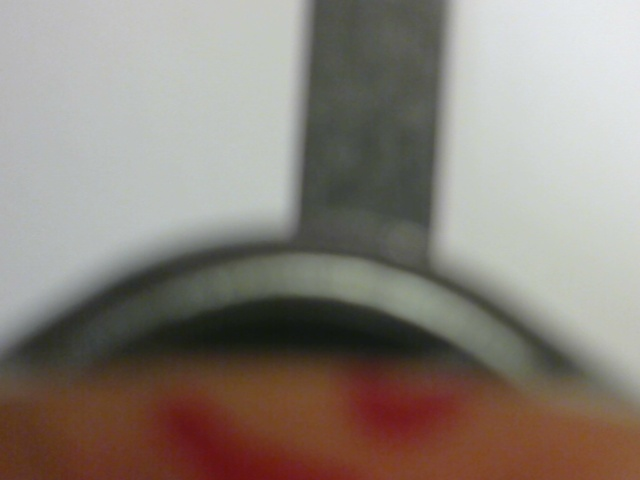
#> input picture Data/frame_0.jpg, 640 x 480 px; its folder holds only this picture in this run
$ python check_LineDir.py   (Python 2 division)
#> lines starting #> are read from the running program, lines starting #| are printed output that depends on the picture; after the words box and inside, x2 and y2 are one past the last pixel; in counts of white or black regions, pixels touching at a corner belong together
### imgProcess_tool.py
# -*- coding: utf-8 -*-
import math
import cv2
import numpy as np
import Tkinter as tk
import tkFont
import json
from os import listdir, path, makedirs, remove
from PIL import Image
from PIL import ImageTk

def mark_cross_line( frame, arg_x, arg_y, arg_color=(0,0,255), arg_linewidth=2):
    cv2.line(frame , (int(arg_x) - 15 , int(arg_y)) , (int(arg_x + 15) , int(arg_y)) , arg_color , arg_linewidth)
    cv2.line(frame , (int(arg_x) , int(arg_y - 15)) , (int(arg_x) , int(arg_y + 15)) , arg_color , arg_linewidth)
    return frame

def angle_between(p1, p2):
    point = (p2[0] - p1[0] , p2[1] - p1[1])
    ang = np.arctan2(*point[::-1])
    return np.rad2deg(ang % (2 * np.pi))

# [32 lines left out: function draw_XYcoord, not called in this run]

def binarialization(arg_frame, arg_binaryMethod, arg_thresholdValue= 100, arg_inverse= False):
    if len(arg_frame.shape)==3:
        tmp = cv2.cvtColor(arg_frame, cv2.COLOR_RGB2GRAY)
    else:
        tmp= arg_frame.copy()
    # Otsu's thresholding after Gaussian filtering
    blur = cv2.GaussianBlur(tmp,(5,5),0)
    if arg_inverse:
        binaryIndex= cv2.THRESH_BINARY
    else:
        binaryIndex= cv2.THRESH_BINARY_INV

    if arg_binaryMethod== 0:
	ret, thresholdedImg= cv2.threshold(blur.copy() , arg_thresholdValue, 255 , binaryIndex)
    elif arg_binaryMethod == 1:
	ret,thresholdedImg = cv2.threshold(blur.copy(),0 ,255 ,binaryIndex+cv2.THRESH_OTSU)
    elif arg_binaryMethod== 2:
	thresholdedImg = cv2.adaptiveThreshold(blur.copy(),255,cv2.ADAPTIVE_THRESH_GAUSSIAN_C,binaryIndex,5,0)
    return thresholdedImg

# [64 lines left out: functions resize_frame, mapCoord_image, mirror_image, swap_image, rotate_image, not called in this run]

def findContours(arg_img,arg_canvas, arg_MinMaxArea=False, arg_debug= False):
    image= arg_img.copy()
    #print image
    canvas= arg_canvas.copy()
    if len(image)==3:
        image = cv2.cvtColor(self.image, cv2.COLOR_GRAY2BGR)
    ctrs, hier = cv2.findContours(image.copy(), cv2.RETR_TREE, cv2.CHAIN_APPROX_SIMPLE)
    if arg_MinMaxArea is not False:
        ctrs = filter(lambda x : arg_MinMaxArea[1]> cv2.contourArea(x) > arg_MinMaxArea[0] , ctrs)

    #print '>>> ', len(ctrs)
    for ctr in ctrs:
        #print 'Area: ', cv2.contourArea(ctr)
        cv2.drawContours(canvas, [ctr], 0, (0, 128, 255), 3)
    if arg_debug:
        cv2.imwrite('Debug/debug_findContours.jpg',canvas)
    return ctrs, canvas

# [23 lines left out: function HoughLine, not called in this run]

def pca_contour(arg_ctr):
    test = np.reshape(arg_ctr, (np.product(arg_ctr.shape) / 2 ,2))
    mat = test.astype(np.float32)
    m, e = cv2.PCACompute(mat, mean = np.mean(mat, axis=0).reshape(1,-1))
    if len(m)>=1:
        center = tuple(m[0])
        endpoint1 = tuple(m[0] + e[0]*200)
        endpoint2 = tuple(m[0] + e[1]*50)
        angle = 360 - angle_between(center , endpoint1)
        return center, angle, endpoint1, endpoint2
    else:
        return False, False, False, False

### utils_tool.py
import os
import cv2
import tkMessageBox

def check_path(arg_path, arg_mkdir= True):
    # make sure output dir exists
    if(not os.path.isdir(arg_path)):
        if arg_mkdir:
            os.makedirs(arg_path)
        return False
    else:
        return True

# [6 lines left out: function check_file, not called in this run]

def getList_path(arg_path):
    if check_path(arg_path, False):
        return [name for name in os.listdir(arg_path)]
    else:
        return False

# [6 lines left out: function readImage, not called in this run]

### check_LineDir.py
import cv2
import numpy as np
import imgProcess_tool
import utils_tool

# [42 lines left out: function get_dir, not called in this run]

if __name__=='__main__':
    folder= 'Data/'
    debug_folder= 'Debug/'
    list_name= utils_tool.getList_path(folder)

    for filename in list_name:
        print '=== ', folder+filename+' ==='
        img= cv2.imread(folder+filename)
#> img is the input picture: shape (480, 640, 3); mean B, G, R 122.2, 130.4, 138.8
        img_gray= cv2.cvtColor(img, cv2.COLOR_BGR2GRAY)
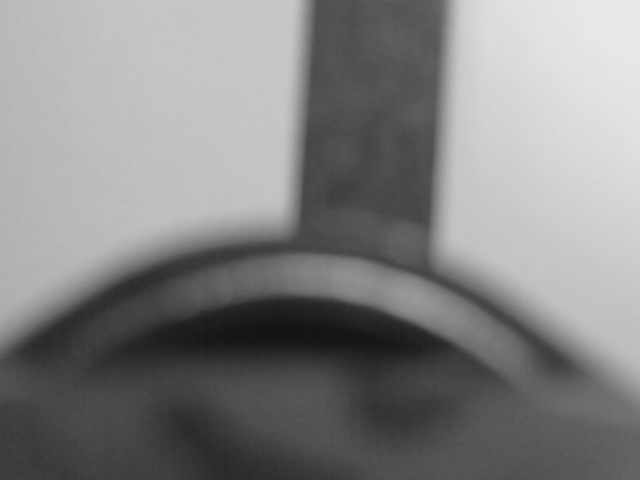
#> img_gray: shape (480, 640); min 19, max 234, mean 132
        #img_cropped= img[227:img.shape[1]-1,0:img.shape[0]-1]
        img_cropped= img[0:200,0:img.shape[1]-1]
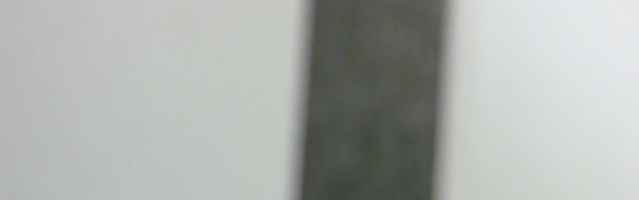
#> img_cropped: shape (200, 639, 3); mean B, G, R 172.5, 175.6, 172.4
        cv2.imwrite(debug_folder+'debug_'+ filename.split('.')[0]+ '_cropped.jpg',img_cropped)
        #img_thr= imgProcess_tool.binarialization(img_cropped, 0, 60)
        img_thr= imgProcess_tool.binarialization(img_cropped, 1, 60, False)
#> in binarialization, `ret,thresholdedImg = cv2.threshold(blur.copy(),0 ,255 ,binaryIndex+cv2..`:
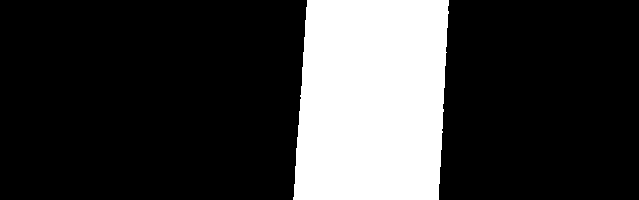
#> thresholdedImg: shape (200, 639); 22.5% white; 1 white region, box (x1, y1, x2, y2) and area: (293, 0, 449, 200) 28744
#> in binarialization, `ret,thresholdedImg = cv2.threshold(blur.copy(),0 ,255 ,binaryIndex+cv2..`: ret = 142
        # Apply Canny edge detection, return will be a binary image
        img_canny = cv2.Canny(img_thr,50,100,apertureSize = 3)
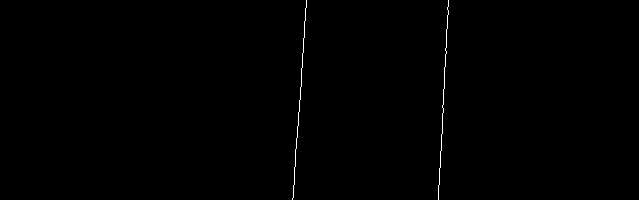
#> img_canny: shape (200, 639); 0.31% white in thin lines or dots, all inside (x1, y1, x2, y2) = (292, 0, 449, 200)
        ctrs_edge, _= imgProcess_tool.findContours(img_canny,img_cropped, False, False)
#> in findContours, `ctrs, hier = cv2.findContours(image.copy(), cv2.RETR_TREE, cv2.CHAIN_A..`: ctrs = 2 contours, all with area under 20
#> the loop in findContours, `for ctr in ctrs: #print 'Area: ', cv2.contourArea(ctr)` made 2 passes
#> after the loop in findContours, `for ctr in ctrs:`:
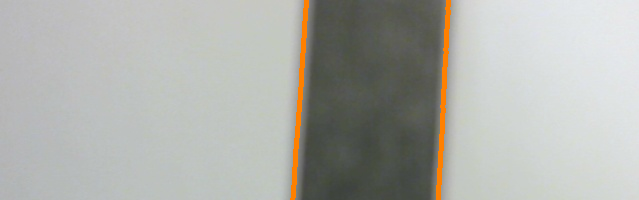
#> canvas: shape (200, 639, 3); 1.56% of pixels changed, all inside (x1, y1, x2, y2) = (290, 0, 451, 200)
#> ctrs_edge = 2 contours, all with area under 20
        ctrs_all, _= imgProcess_tool.findContours(img_thr,img_cropped, False, False)
#> call 2 of findContours, with arg_MinMaxArea = False, arg_debug = False
#> in findContours (call 2), `ctrs, hier = cv2.findContours(image.copy(), cv2.RETR_TREE, cv2.CHAIN_A..`: ctrs = 1 contour; box (x1, y1, x2, y2) and area: (293, 0, 449, 200) 28401
#> the loop in findContours (call 2), `for ctr in ctrs: #print 'Area: ', cv2.contourArea(ctr)` made 1 pass
#> after the loop in findContours (call 2), `for ctr in ctrs:`:
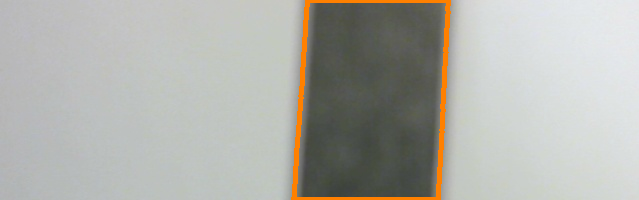
#> canvas: shape (200, 639, 3); 2.21% of pixels changed, all inside (x1, y1, x2, y2) = (291, 0, 451, 200)
#> ctrs_all has the same summary as ctrs in findContours
        result= img.copy()
        print 'len(ctrs)= ',len(ctrs_edge)
#| len(ctrs)=  2
        if len(ctrs_edge)==2 and len(ctrs_all)==1:
            _, angle1, _, _= imgProcess_tool.pca_contour(ctrs_edge[0])
#> in pca_contour, `test = np.reshape(arg_ctr, (np.product(arg_ctr.shape) / 2 ,2))`: test = 66 pairs, first value 438 to 448, second value 0 to 199
#> in pca_contour, `mat = test.astype(np.float32)`: mat has the same summary as test
#> in pca_contour, `m, e = cv2.PCACompute(mat, mean = np.mean(mat, axis=0).reshape(1,-1))`: m = [[443.8, 83.38]]; e = [[-0.0505, 0.999], [0.999, 0.0505]]
#> in pca_contour, `center = tuple(m[0])`: center = (443.8, 83.38)
#> in pca_contour, `endpoint1 = tuple(m[0] + e[0]*200)`: endpoint1 = (433.7, 283.1)
#> in pca_contour, `endpoint2 = tuple(m[0] + e[1]*50)`: endpoint2 = (493.7, 85.91)
#> in angle_between, `point = (p2[0] - p1[0] , p2[1] - p1[1])`: point = (-10.11, 199.7)
#> in angle_between, `ang = np.arctan2(*point[::-1])`: ang = 1.62
#> in pca_contour, `angle = 360 - angle_between(center , endpoint1)`: angle = 267.1
#> angle1 = 267.1
            _, angle2, _, _= imgProcess_tool.pca_contour(ctrs_edge[1])
#> angle2 = 266
            #center, _, _, _= imgProcess_tool.pca_contour(ctrs_all[0])
            center= (int(img.shape[1]/2), int(img.shape[0]/2))
#> center = (320, 240)
            if angle1>180:
                angle1= angle1-180
#> angle1 = 87.1
            if angle2>180:
                angle2= angle2-180
#> angle2 = 86.04

            angle_dir= (angle1+angle2 )/2.0
#> angle_dir = 86.57

            endpt= (int(center[0]+np.cos(angle_dir*np.pi/180)*100), int(center[1]-np.sin(angle_dir*np.pi/180)*100))
#> endpt = (325, 140)
            #img_cropped= imgProcess_tool.mark_cross_line(img_cropped,center[0],center[1], (0,0,255),2)
            #cv2.arrowedLine(img_cropped, center, endpt, (0,0,255), 5, 8, 0, 0.2)
            result= imgProcess_tool.mark_cross_line(result,center[0],center[1], (0,0,255),2)
#> in mark_cross_line, `cv2.line(frame , (int(arg_x) , int(arg_y - 15)) , (int(arg_x) , int(ar..`: frame: shape (480, 640, 3); mean B, G, R 122.2, 130.3, 138.9
            cv2.arrowedLine(result, center, endpt, (0,0,255), 5, 8, 0, 0.2)
            cv2.putText(result, 'Angle: {0:.3f}'.format(angle_dir),(30,30),cv2.FONT_HERSHEY_SIMPLEX, 1, (0,0,255))
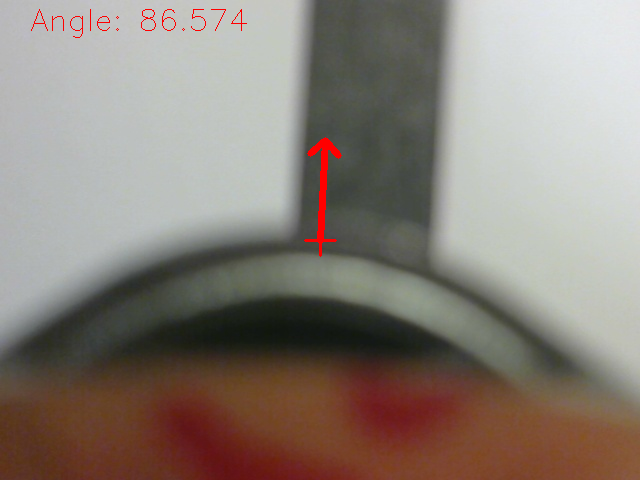
#> result: shape (480, 640, 3); mean B, G, R 121.7, 129.8, 139.5
            '''
            for ctr in ctrs:
                center, angle, endpt1, endpt2= imgProcess_tool.pca_contour(ctr)
                angle_list
                #cv2.line(result,center,endpt1,(0,255,255),2)
            '''
        '''
        #cv2.line(result,endpt2,endpt1,(0,255,255),2)
        #cv2.line(result,(100,0),(100,200),(0,0,0),2)
        cv2.line(result,center,pt_ref,(0,255,255),2)
        cv2.putText(result, 'Angle2: {0:.3f}'.format(angle2),(30,60),cv2.FONT_HERSHEY_SIMPLEX, 1, (0,0,255))
        cv2.putText(result, 'Average: {0:.3f}'.format(angle_ref),(30,90),cv2.FONT_HERSHEY_SIMPLEX, 1, (0,0,255))
        print angle_ref, ' average COS, SIN', np.cos(angle_ref*np.pi/180), np.sin(angle_ref*np.pi/180)
        '''
        #cv2.imwrite(debug_folder+'debug_'+ filename.split('.')[0]+ '_croppedContour.jpg',result)
        cv2.imwrite(debug_folder+'debug_'+ filename.split('.')[0]+ '_cropped.jpg',img_cropped)
        cv2.imwrite(debug_folder+'debug_'+ filename.split('.')[0]+ '_result.jpg',result)
        #img_thr=cv2.resize(img_thr,(224,224),interpolation=cv2.INTER_CUBIC)
        '''
        # Apply Hough Line Transform, minimum lenght of line is 200 pixels
        lines = cv2.HoughLines(img_canny,1,np.pi/180,100)
        print lines
        if lines is not None:
            # Print and draw line on the original image
            for rho,theta in lines[0]:
                #print(rho, theta)
                a = np.cos(theta)
                b = np.sin(theta)
                x0 = a*rho
                y0 = b*rho
                x1 = int(x0 + 1000*(-b))
                y1 = int(y0 + 1000*(a))
                x2 = int(x0 - 1000*(-b))
                y2 = int(y0 - 1000*(a))
                cv2.line(img,(x1,y1),(x2,y2),(0,0,255),2)
        '''

$ run again, on Data/frame_13.jpg
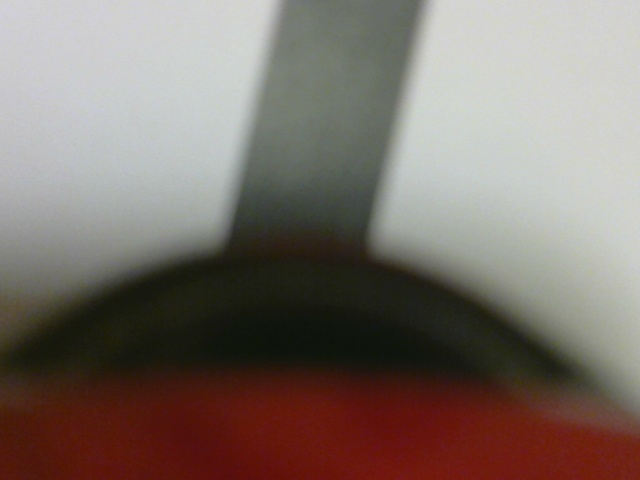
#> input picture Data/frame_13.jpg, 640 x 480 px
#> img is the input picture: shape (480, 640, 3); mean B, G, R 107.3, 114.3, 125.9
#> thresholdedImg: shape (200, 639); 23.4% white; 1 white region, box (x1, y1, x2, y2) and area: (226, 0, 427, 200) 29910
#> ret = 156
#> img_canny: shape (200, 639); 0.31% white in thin lines or dots, all inside (x1, y1, x2, y2) = (225, 0, 427, 200)
#> ctrs = 2 contours, all with area under 20
#> the loop in findContours, `for ctr in ctrs: #print 'Area: ', cv2.contourArea(ctr)` made 2 passes
#> ctrs = 1 contour; box (x1, y1, x2, y2) and area: (226, 0, 427, 200) 29558
#> the loop in findContours (call 2), `for ctr in ctrs: #print 'Area: ', cv2.contourArea(ctr)` made 1 pass
#> after the loop in findContours (call 2), `for ctr in ctrs:`:
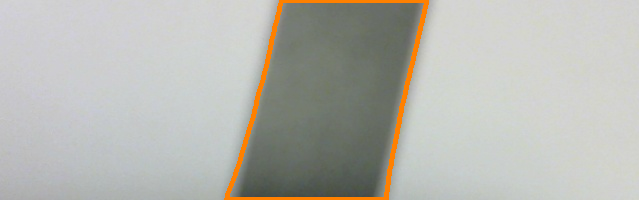
#> canvas: shape (200, 639, 3); mean B, G, R 176.4, 182.5, 182.2
#> ctrs_all has the same summary as ctrs in findContours
#| len(ctrs)=  2
#> test = 162 pairs, first value 386 to 426, second value 0 to 199
#> mat has the same summary as test
#> m = [[406, 91.9]]; e = [[-0.21, 0.978], [0.978, 0.21]]
#> in pca_contour, `center = tuple(m[0])`: center = (406, 91.9)
#> endpoint1 = (363.9, 287.4)
#> endpoint2 = (454.9, 102.4)
#> point = (-42.08, 195.5)
#> ang = 1.78
#> angle = 257.9
#> `_, angle2, _, _= imgProcess_tool.pca_contour(ctrs_edge[1])`: angle2 = 254.7
#> `angle1= angle1-180`: angle1 = 77.85
#> `angle2= angle2-180`: angle2 = 74.7
#> angle_dir = 76.28
#> endpt = (343, 142)
#> `cv2.putText(result, 'Angle: {0:.3f}'.format(angle_dir),(30,30),cv2.FON..`:
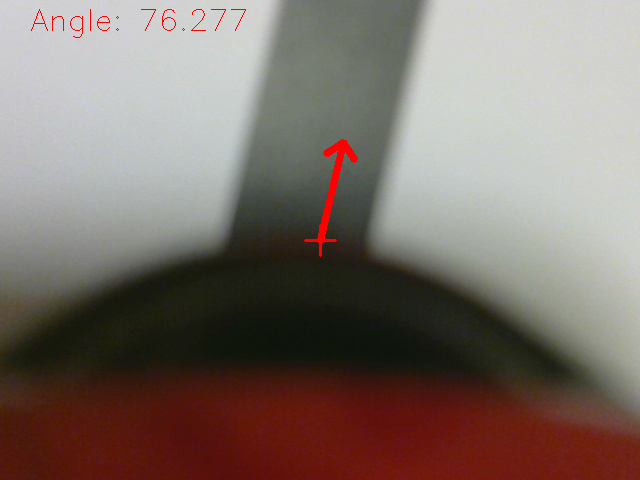
#> result: shape (480, 640, 3); mean B, G, R 106.7, 113.8, 126.6

$ run again, on Data/frame_14.jpg
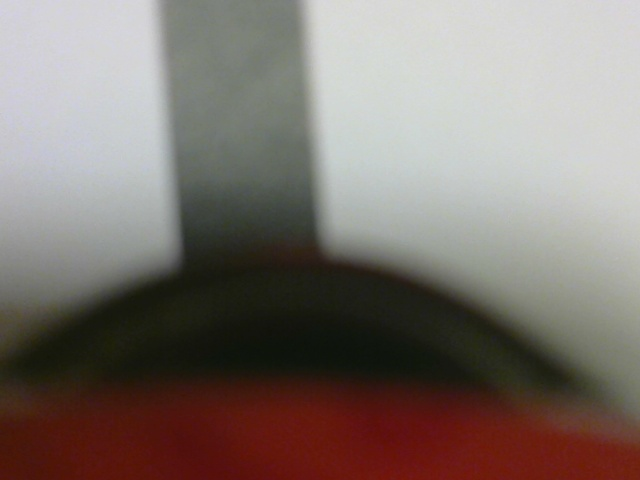
#> input picture Data/frame_14.jpg, 640 x 480 px
#> img is the input picture: shape (480, 640, 3); mean B, G, R 111.6, 117.5, 127.6
#> thresholdedImg: shape (200, 639); 23.1% white; 1 white region, box (x1, y1, x2, y2) and area: (159, 0, 327, 200) 29532
#> ret = 163
#> img_canny: shape (200, 639); 0.31% white in thin lines or dots, all inside (x1, y1, x2, y2) = (158, 0, 327, 200)
#> ctrs = 2 contours, all with area under 20
#> the loop in findContours, `for ctr in ctrs: #print 'Area: ', cv2.contourArea(ctr)` made 2 passes
#> ctrs = 1 contour; box (x1, y1, x2, y2) and area: (159, 0, 327, 200) 29181
#> the loop in findContours (call 2), `for ctr in ctrs: #print 'Area: ', cv2.contourArea(ctr)` made 1 pass
#> after the loop in findContours (call 2), `for ctr in ctrs:`:
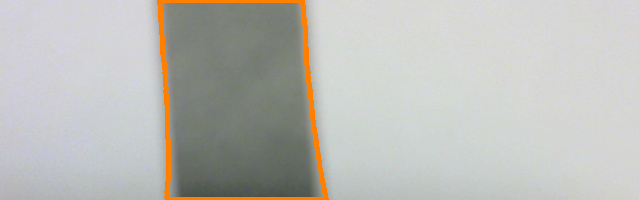
#> canvas: shape (200, 639, 3); mean B, G, R 183.5, 188.1, 188.1
#> ctrs_all has the same summary as ctrs in findContours
#| len(ctrs)=  2
#> test = 98 pairs, first value 302 to 326, second value 0 to 199
#> mat has the same summary as test
#> m = [[314, 117.9]]; e = [[0.118, 0.993], [0.993, -0.118]]
#> in pca_contour, `center = tuple(m[0])`: center = (314, 117.9)
#> endpoint1 = (337.7, 316.5)
#> endpoint2 = (363.6, 111.9)
#> point = (23.69, 198.6)
#> ang = 1.45
#> angle = 276.8
#> `_, angle2, _, _= imgProcess_tool.pca_contour(ctrs_edge[1])`: angle2 = 272.8
#> `angle1= angle1-180`: angle1 = 96.8
#> `angle2= angle2-180`: angle2 = 92.77
#> angle_dir = 94.78
#> endpt = (311, 140)
#> `cv2.putText(result, 'Angle: {0:.3f}'.format(angle_dir),(30,30),cv2.FON..`:
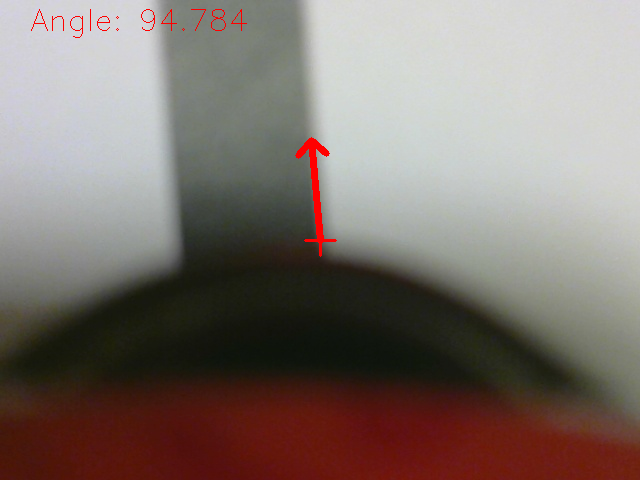
#> result: shape (480, 640, 3); mean B, G, R 110.9, 116.8, 128.2

$ run again, on Data/frame_1.jpg
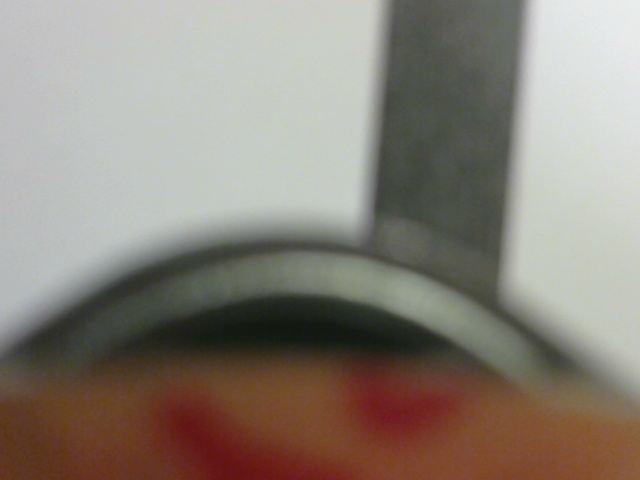
#> input picture Data/frame_1.jpg, 640 x 480 px
#> img is the input picture: shape (480, 640, 3); mean B, G, R 122.3, 131.7, 140.2
#> thresholdedImg: shape (200, 639); 22.2% white; 1 white region, box (x1, y1, x2, y2) and area: (367, 0, 525, 200) 28336
#> ret = 144
#> img_canny: shape (200, 639); 0.31% white in thin lines or dots, all inside (x1, y1, x2, y2) = (366, 0, 525, 200)
#> ctrs = 2 contours, all with area under 20
#> the loop in findContours, `for ctr in ctrs: #print 'Area: ', cv2.contourArea(ctr)` made 2 passes
#> ctrs = 1 contour; box (x1, y1, x2, y2) and area: (367, 0, 525, 200) 27996
#> the loop in findContours (call 2), `for ctr in ctrs: #print 'Area: ', cv2.contourArea(ctr)` made 1 pass
#> ctrs_all has the same summary as ctrs in findContours
#| len(ctrs)=  2
#> test = 66 pairs, first value 510 to 524, second value 0 to 199
#> mat has the same summary as test
#> m = [[516.7, 105.1]]; e = [[-0.0706, 0.998], [0.998, 0.0706]]
#> in pca_contour, `center = tuple(m[0])`: center = (516.7, 105.1)
#> endpoint1 = (502.6, 304.6)
#> endpoint2 = (566.6, 108.7)
#> point = (-14.13, 199.5)
#> ang = 1.64
#> angle = 265.9
#> `_, angle2, _, _= imgProcess_tool.pca_contour(ctrs_edge[1])`: angle2 = 264.5
#> `angle1= angle1-180`: angle1 = 85.95
#> `angle2= angle2-180`: angle2 = 84.5
#> angle_dir = 85.22
#> endpt = (328, 140)
#> `cv2.putText(result, 'Angle: {0:.3f}'.format(angle_dir),(30,30),cv2.FON..`:
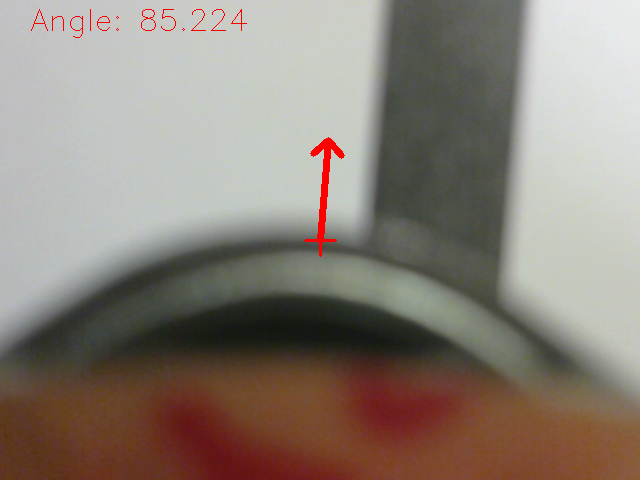
#> result: shape (480, 640, 3); mean B, G, R 121.4, 130.7, 140.5
